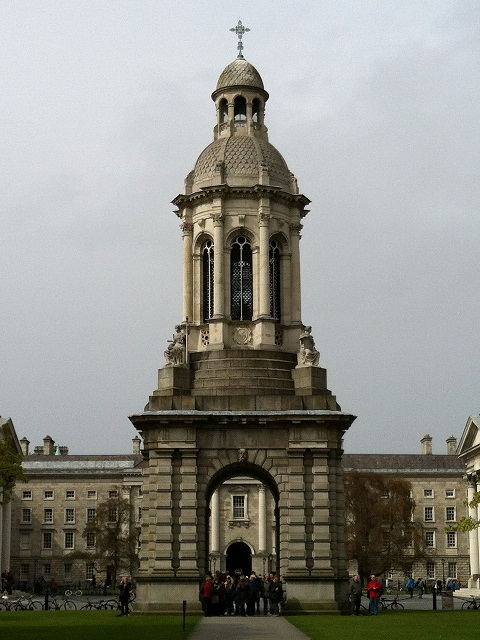
//> input picture ComVisAssignment2/Media/TrinityCampanile1.JPG, 480 x 640 px
$ ./main   (built with g++ and OpenCV 4)
//> lines starting //> are read from the running program, lines starting //| are printed output that depends on the picture
### ComVisAssignment2/Video.h
#include "utilities.h"

void VideoDemo(VideoCapture& default_video);
void perspectiveTranforms(VideoCapture& default_video, Point2f sources[]);

### ComVisAssignment2/utilities.h
#include "opencv2/core.hpp"
#include "opencv2/imgproc.hpp"
#include "opencv2/video.hpp"
#include "opencv2/objdetect.hpp"
#include "opencv2/highgui.hpp"
#include <stdio.h>
#include <iostream>
#include <iostream>
#define PI 3.14159265358979323846

using namespace std;
using namespace cv;


//Video functions
void VideoDemo(VideoCapture& default_video);
void perspectiveTranforms(VideoCapture& default_video, Point2f sources[][4]);

//Binary functions
Mat otsuThresholding(Mat &frame);
Mat adaptiveThresholding(Mat &frame);

//Movement detection
bool detectMovementGMM(Mat frame, Ptr<BackgroundSubtractor> background_model);
bool detectMovement_FrameDifference(Mat cur_frame, Mat &prev_frame);

//Edges detection
bool computeEdges(Mat images);

### ComVisAssignment2/main.cpp
// ComVisAssignment2.cpp : This file contains the 'main' function. Program execution begins and ends there.
//

//Amount of files is probably unecessary, but for my own sake I've kept everything separated out for future editing


#include "utilities.h"
#include "Video.h"
#include <iostream>
#include <fstream>
#include <list>
#include <string>

//This seems like a cumbersome way to do it?
#define NUMBER_OF_POSTBOXES 6
#define POSTBOX_TOP_LEFT_COLUMN 0
#define POSTBOX_TOP_LEFT_ROW 1
#define POSTBOX_TOP_RIGHT_COLUMN 2
#define POSTBOX_TOP_RIGHT_ROW 3
#define POSTBOX_BOTTOM_LEFT_COLUMN 4
#define POSTBOX_BOTTOM_LEFT_ROW 5
#define POSTBOX_BOTTOM_RIGHT_COLUMN 6
#define POSTBOX_BOTTOM_RIGHT_ROW 7

int PostboxLocations[NUMBER_OF_POSTBOXES][8] = {
	{ 26, 113, 106, 113, 13, 133, 107, 134 },
	{ 119, 115, 199, 115, 119, 135, 210, 136 },
	{ 30, 218, 108, 218, 18, 255, 109, 254 },
	{ 119, 217, 194, 217, 118, 253, 207, 253 },
	{ 32, 317, 106, 315, 22, 365, 108, 363 },
	{ 119, 315, 191, 314, 118, 362, 202, 361 }

};


int main(int argc, const char** argv)
{
	//Initialise video file locations and names
	const char* file_location = "Media/";
	const char* imageFile = "TrinityCampanile1.JPG";
	const char* videofile = "PostboxesWithLines.avi";
	const char* template_file = "template.JPG";

	//Initialise 2d array of postbox locations
	Point2f sources[NUMBER_OF_POSTBOXES][4] = {
		{Point2f(26,113), Point2f(106,113), Point2f(13, 133), Point2f(107, 134)},
		{Point2f(119, 115),Point2f(199, 115),Point2f(119, 135),Point2f(210, 136)},
		{Point2f(30, 218), Point2f(108, 218), Point2f(18, 255), Point2f(109, 254)},
		{Point2f(119, 217), Point2f(194, 217), Point2f(118, 253), Point2f(207, 253)},
		{Point2f(32, 317), Point2f(106, 315), Point2f(22, 365), Point2f(108, 363)},
		{Point2f(119, 315), Point2f(191, 314), Point2f(118, 362), Point2f(202, 361)}
	};


	//Get image file and load.
	Mat image, frame, template_img;
	string imgfilename(file_location), tmpfilename(file_location);

	imgfilename.append(imageFile);
	image = imread(imgfilename, IMREAD_COLOR);
//> image is the input picture: 640 rows x 480 cols, CV_8UC3; mean B, G, R 135.9, 142.7, 142.5
//> imgfilename = "Media/TrinityCampanile1.JPG"
	tmpfilename.append(template_file);
	template_img = imread(tmpfilename, IMREAD_COLOR);
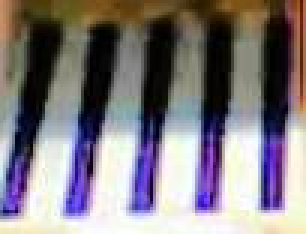
//> input picture ComVisAssignment2/Media/template.JPG, 102 x 78 px (shown 3 times larger)
//> template_img is the input picture: 78 rows x 102 cols, CV_8UC3; mean B, G, R 128.2, 123.4, 130.2
//> tmpfilename = "Media/template.JPG"

	//Check that image exists
	if (image.empty()) {
		cout << "Could not read image" << endl;
		return -1;
	}

	//Get video file and load.
	VideoCapture video;
	string filename(file_location);
	filename.append(videofile);
	video.open(filename);


	int choice;
	Point point(20, 20);
	Scalar colour(0, 0, 255);
	cout << "Press 1 to play video" << endl;
	cout << "Press 2 to look at postboxes" << endl;

	//Display text on welcoming image
	putText(image, "Press 1 to play original video.", point, FONT_HERSHEY_COMPLEX, 0.4, colour);
	point.y += 40;
	putText(image, "Press 2 view assignment demonstration.", point, FONT_HERSHEY_COMPLEX, 0.4, colour);
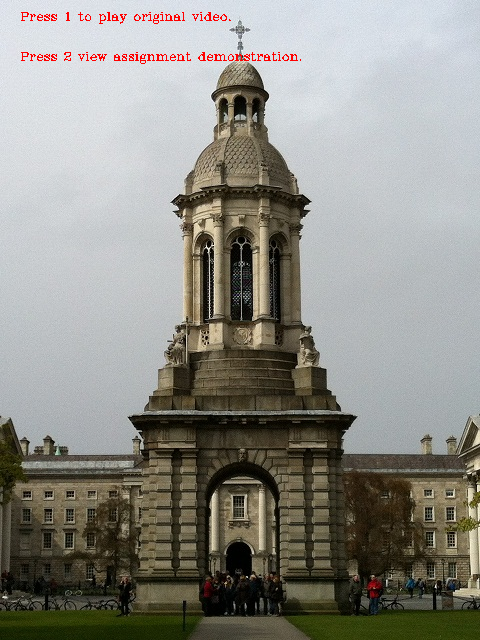
//> image: 640 rows x 480 cols, CV_8UC3; mean B, G, R 134.9, 141.7, 142.6


	do {
		imshow("Welcome", image);
		choice = cv::waitKey();
//> the 'x' key is pressed
		cv::destroyAllWindows();

		switch (choice) {
		case '1':
			//Display default video
			VideoDemo(video, sources);
			break;
		case '2':
			//Perform processes
			ProcessVideo(video, sources);
			break;

		case '3':
			//Try out template matching to find locations of post boxes...
			video >> frame;
			findLocations(frame, template_img);
			break;

		default:
			break;
		}
		//Reload video
		video.open(filename);
	} while (choice != 'x');


	return 0;

}
